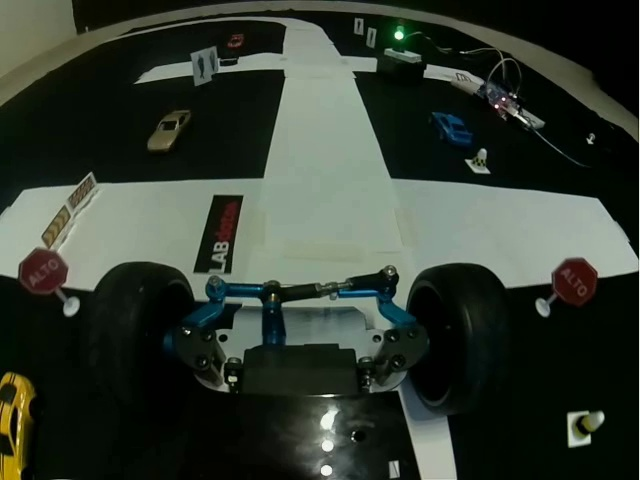
#> input picture all_frames/stop_test_frame100.jpg, 640 x 480 px, given in place of carretera_nueva.mp4, which was not available
$ jupyter execute --allow-errors SDC11_actividad1_badillo_casanova.ipynb   (text cells are left out)
#> lines starting #> are read from the running program, lines starting #| are printed output that depends on the picture; after the words box and inside, x2 and y2 are one past the last pixel; in counts of white or black regions, pixels touching at a corner belong together; pictures that were not available may be replaced by others from this repository, and a replacement may not be noted
[cell 1]
import matplotlib.pyplot as plt
import numpy as np
import cv2 as cv
import time

[cell 2]
video = cv.VideoCapture("videos/carretera_nueva.mp4")
i = 0
while(video.isOpened() and i < 1):
    ret, frame = video.read()
#> frame is the input picture: shape (480, 640, 3); mean B, G, R 49, 59.5, 51.1
    if ret == False:
        break
    cv.imwrite('figuras/imagen1_' + str(i) + '.jpg', frame)
    i += 1
video.release()
cv.destroyAllWindows()

[cell 3]
def binarizacion(imagen):
    img = cv.cvtColor(imagen, cv.COLOR_BGR2RGB)
    img_gray = cv.cvtColor(img, cv.COLOR_BGR2GRAY)
    img_gauss = cv.GaussianBlur(img_gray, (3, 3), 0)
    thr, img_thr = cv.threshold(img_gauss, 160, 255, cv.THRESH_BINARY)
    alto = img.shape[0]
    ancho = img.shape[1]
    ratio = 0.2
    img_r = cv.resize(img_thr, (480, 240), interpolation = cv.INTER_NEAREST)
    return(img_r)

[cell 4]
#probar la binarizacion en una imagen del video
img = cv.imread('figuras/imagen1_0.jpg')
img_bin = binarizacion(img)
#> in binarizacion, `img_gray = cv.cvtColor(img, cv.COLOR_BGR2GRAY)`:
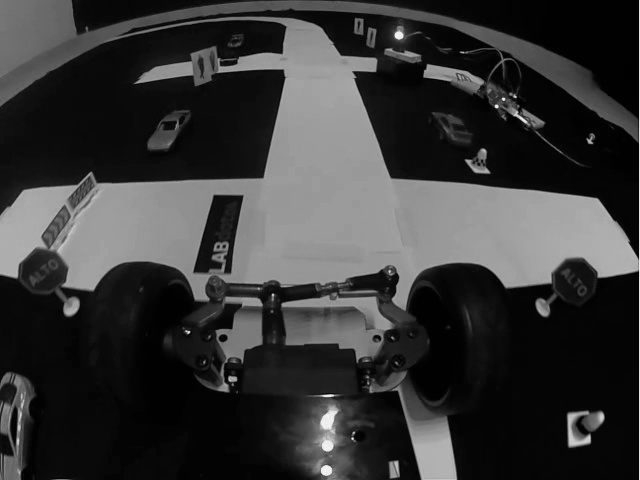
#> img_gray: shape (480, 640); min 0, max 252, mean 55.4
#> in binarizacion, `thr, img_thr = cv.threshold(img_gauss, 160, 255, cv.THRESH_BINARY)`:
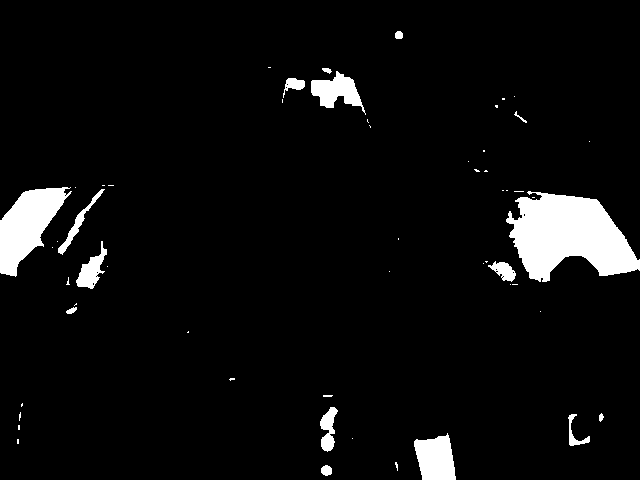
#> img_thr: shape (480, 640); 5.3% white; 56 white regions (40 under 20 px), largest, box (x1, y1, x2, y2) and area: (506, 191, 640, 282) 7621, (0, 187, 72, 277) 3336, (414, 433, 456, 480) 1483
#> in binarizacion, `img_r = cv.resize(img_thr, (480, 240), interpolation = cv.INTER_NEAREST)`:
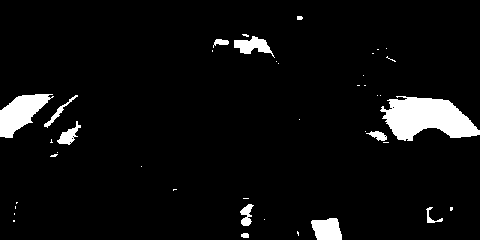
#> img_r: shape (240, 480); 5.3% white; 41 white regions (29 under 20 px), largest, box (x1, y1, x2, y2) and area: (380, 96, 480, 141) 2850, (0, 94, 54, 138) 1257, (311, 218, 342, 240) 550
fig, ax = plt.subplots(figsize = (14, 14))
ax.imshow(img_bin, cmap = 'gray')
ax.minorticks_on()
ax.grid(which = 'major', linestyle = '-', linewidth = '0.9', color = 'red')
ax.grid(which = 'minor', linestyle = ':', linewidth = '0.5', color = 'white')

[cell 5]
#Poligono de área de interés
x1 = (200, 40)
x2 = (280, 40)
x3 = (190, 100)
x4 = (290, 100)

pts_poligono = np.array([x1, x2, x3, x4], np.int32)
pts_poligono = pts_poligono.reshape((-1, 1, 2))

[cell 6]
#Funcion de área de interés
def area_interes(imagen):
    pts1 = np.float32([x1, x2, x3, x4])
    pts2 = np.float32([[0, 0], [480, 0], [0, 240], [480, 240]])
    matrix = cv.getPerspectiveTransform(pts1, pts2)
    img_warp = cv.warpPerspective(imagen, matrix, (480, 240))
    return (img_warp)

[cell 7]
#Función para encontrar el punto medio
def punto_medio(imagen):
    img_cercana = imagen[220:, :]
    suma_columnas = img_cercana.sum(axis = 0)
    x_pos = np.arange(len(suma_columnas))
    mid_point = int(np.dot(x_pos, suma_columnas) / np.sum(suma_columnas))
    return mid_point

[cell 8]
#Aplicamos todas las funciones
img = cv.imread('figuras/imagen1_0.jpg')
img_bin = binarizacion(img)
img_interes = area_interes(img_bin)
#> in area_interes, `img_warp = cv.warpPerspective(imagen, matrix, (480, 240))`:
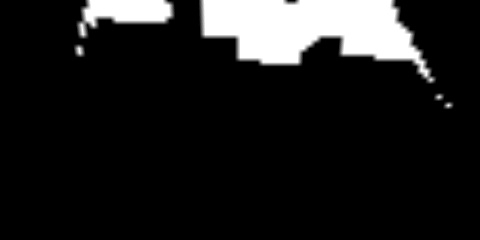
#> img_warp: shape (240, 480); min 0, max 255, mean 28.5
#> (the rest of this cell did not finish here and is left out)

#> in punto_medio, `img_cercana = imagen[220:, :]`: img_cercana: shape (20, 480); every value is 0
#> in punto_medio, `suma_columnas = img_cercana.sum(axis = 0)`: suma_columnas = 480 values from 0 to 0
#> in punto_medio, `x_pos = np.arange(len(suma_columnas))`: x_pos = 480 values from 0 to 479

#textos
text1 = str(0.50)
text2 = str(0.50)
text3 = 'direccion'

#agregamos el tipo de fuente
font = cv.FONT_HERSHEY_SIMPLEX

#origen de cada texto
org1 = (60, 185)
org2 = (370, 185)
org3 = (200, 100)

#tamaño
fontScale = 0.7

#color de la fuente
color = (150, 150, 150)

#grosor
thickness = 1

#usamos la funcion 'cv.putText()' que permitirá agregar texto
cv.putText(img_interes, text1, org1, font, fontScale,
              color, thickness, cv.LINE_AA, False)
cv.putText(img_interes, text2, org2, font, fontScale,
              color, thickness, cv.LINE_AA, False)
cv.putText(img_interes, text3, org3, font, fontScale,
              color, thickness, cv.LINE_AA, False)

plt.figure(figsize = (10, 7))
cv.circle(img_interes, (mid_point, 235), 5, (100, 100, 100), -1);
plt.imshow(img_interes, cmap = 'gray')
plt.show()

[cell 9]
#Funcion suma normalizada izquierda
def sum_izquierda(imagen, valor_punto_medio):
    return np.round(np.sum(imagen[:, :valor_punto_medio].sum(axis=0))/(255*240*480), 2)

[cell 10]
#Funcion suma normalizada derecha
def sum_derecha(imagen, valor_punto_medio):
    return np.round(np.sum(imagen[:, valor_punto_medio:].sum(axis=0))/(255*240*480), 2)

#> (a cell that did not finish here is left out)

#> (a cell that did not finish here is left out)

[cell 13]
#Implementacion de la dirección de giro en el video

video = cv.VideoCapture('videos/carretera_nueva.mp4')
#> (the rest of this cell did not finish here and is left out)

#> in binarizacion (call 3), `thr, img_thr = cv.threshold(img_gauss, 160, 255, cv.THRESH_BINARY)`: img_thr: shape (480, 640); 5.3% white; 55 white regions (39 under 20 px), largest, box (x1, y1, x2, y2) and area: (506, 191, 640, 282) 7623, (0, 187, 72, 277) 3335, (414, 433, 456, 480) 1482
#> `cv.polylines(img_bin, [pts_poligono], True, (100, 100, 100))`:
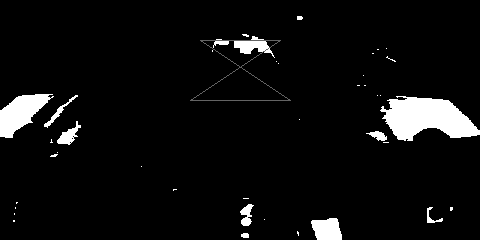
#> img_bin: shape (240, 480); min 0, max 255, mean 13.7

        cv.polylines(img_bin, [pts_poligono], True, (100, 100, 100))

        img_interes = area_interes(img_bin)
#> in area_interes (call 2), `img_warp = cv.warpPerspective(imagen, matrix, (480, 240))`:
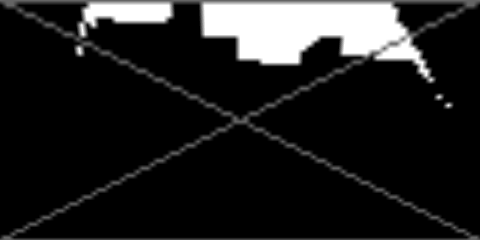
#> img_warp: shape (240, 480); min 0, max 255, mean 31.4

        mid_point = punto_medio(img_interes)
#> in punto_medio (call 2), `img_cercana = imagen[220:, :]`:
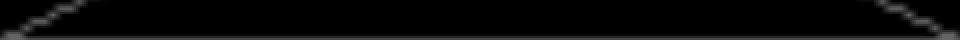
#> img_cercana: shape (20, 480) (shown 2 times larger); min 0, max 100, mean 8.5
#> in punto_medio (call 2), `suma_columnas = img_cercana.sum(axis = 0)`: suma_columnas = 480 values, max 532 at index 26, min 113 at index 54, mean 170.9
#> in punto_medio (call 2), `mid_point = int(np.dot(x_pos, suma_columnas) / np.sum(suma_columnas))`: mid_point = 239

        valor_sum_izquierda = sum_izquierda(img_interes, mid_point)
#> `valor_sum_izquierda = sum_izquierda(img_interes, mid_point)`: valor_sum_izquierda = 0.04
        valor_sum_derecha = sum_derecha(img_interes, mid_point)
#> `valor_sum_derecha = sum_derecha(img_interes, mid_point)`: valor_sum_derecha = 0.09

        cv.putText(img_interes, str(valor_sum_izquierda), org1, font, fontScale,
                   color, thickness, cv.LINE_AA, False)
        cv.putText(img_interes, str(valor_sum_derecha), org2, font, fontScale,
                   color, thickness, cv.LINE_AA, False)

        delta = valor_sum_izquierda - valor_sum_derecha

        if delta > 0.07:
            movimiento = "izquierda"
        elif delta < -0.07:
            movimiento = "derecha"
        else:
            movimiento = "adelante"

        cv.putText(img_interes, movimiento, org3, font, fontScale,
                  color, thickness, cv.LINE_AA, False)
        cv.circle(img_interes, (mid_point, 235), 5, (100, 100, 100), -1);
        cv.imshow("video area interes", img_interes)

        time.sleep(0.02)

        if cv.waitKey(1) & 0xFF == ord('q'):
            break
    else:
        break
video.release()
cv.destroyAllWindows()
